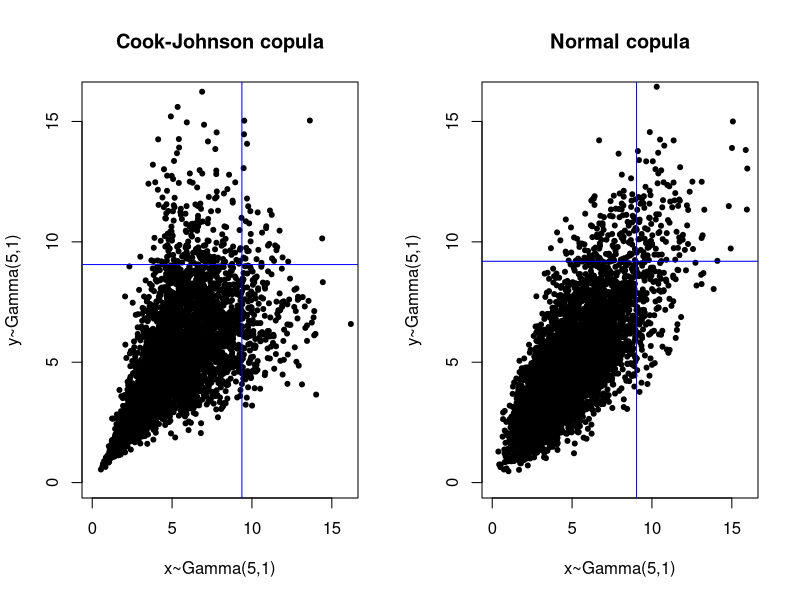

Here is the R script that generated this plot:
# Copyright E.A. Valdez, Aug 2006
# Simulating from Cook-Johnson copula and Normal copula with Gamma(5,1) marginals.
# Same correlation assumption, but two different dependence structure

# set the number of pairs to generate
n.sim <- 5000
tau <- 0.5398931
x.cook <- rep(0,n.sim)
y.cook <- rep(0,n.sim)
x.norm <- rep(0,n.sim)
y.norm <- rep(0,n.sim)
# first, we simulate from a Cook-Johnson
theta <- 2*tau/(1-tau)
for (i in 1:n.sim){
# generate independent Exponential(1)
y.exp <- rexp(2)
# generate a Gamma(1/theta,1)
z.gam <- rgamma(1,shape=1/theta)
ucook.vector <- (1+y.exp/z.gam)^(-1/theta)
xcook.vector <- qgamma(ucook.vector,shape=5)
x.cook[i] <- xcook.vector[1]
y.cook[i] <- xcook.vector[2]
}
x95.cook <- quantile(x.cook,0.95)
y95.cook <- quantile(y.cook,0.95)

# next, we simulate from a Normal copula
rho <- sin(pi*tau/2)
print(rho)
corr.mat <- matrix(c(1,rho,rho,1),nrow=2,ncol=2)
print(corr.mat)
b.mat <- chol(corr.mat)
print(b.mat)
for (i in 1:n.sim){
# generate independent Normal
z.norm <- rnorm(2)
w.norm <- t(b.mat) %*% z.norm
unorm.vector <- pnorm(w.norm)
xnorm.vector <- qgamma(unorm.vector,shape=5)
x.norm[i] <- xnorm.vector[1]
y.norm[i] <- xnorm.vector[2]
}
x95.norm <- quantile(x.norm,0.95)
y95.norm <- quantile(y.norm,0.95)
 
par(mfrow=c(1,2))
plot(x.cook,y.cook,xlab="x~Gamma(5,1)",ylab="y~Gamma(5,1)",xlim=c(0,16),ylim=c(0,16),main="Cook-Johnson copula",pch=20)
abline(h=y95.cook,col="blue")
abline(v=x95.cook,col="blue")
plot(x.norm,y.norm,xlab="x~Gamma(5,1)",ylab="y~Gamma(5,1)",xlim=c(0,16),ylim=c(0,16),main="Normal copula",pch=20)
abline(h=y95.norm,col="blue")
abline(v=x95.norm,col="blue")
